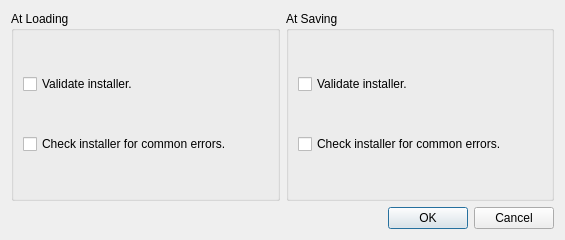
<?xml version="1.0" encoding="UTF-8"?>
<ui version="4.0">
 <class>Dialog</class>
 <widget class="QDialog" name="Dialog">
  <property name="geometry">
   <rect>
    <x>0</x>
    <y>0</y>
    <width>565</width>
    <height>240</height>
   </rect>
  </property>
  <property name="windowTitle">
   <string>Settings</string>
  </property>
  <layout class="QVBoxLayout" name="verticalLayout">
   <item>
    <layout class="QHBoxLayout" name="horizontalLayout">
     <item>
      <widget class="QGroupBox" name="groupBox">
       <property name="title">
        <string>At Loading</string>
       </property>
       <layout class="QVBoxLayout" name="verticalLayout_2">
        <item>
         <widget class="QCheckBox" name="check_valid_load">
          <property name="text">
           <string>Validate installer.</string>
          </property>
          <property name="checked">
           <bool>false</bool>
          </property>
         </widget>
        </item>
        <item>
         <widget class="QCheckBox" name="check_warn_load">
          <property name="text">
           <string>Check installer for common errors.</string>
          </property>
          <property name="checked">
           <bool>false</bool>
          </property>
         </widget>
        </item>
       </layout>
      </widget>
     </item>
     <item>
      <widget class="QGroupBox" name="groupBox_2">
       <property name="title">
        <string>At Saving</string>
       </property>
       <layout class="QVBoxLayout" name="verticalLayout_4">
        <item>
         <widget class="QCheckBox" name="check_valid_save">
          <property name="text">
           <string>Validate installer.</string>
          </property>
          <property name="checked">
           <bool>false</bool>
          </property>
         </widget>
        </item>
        <item>
         <widget class="QCheckBox" name="check_warn_save">
          <property name="text">
           <string>Check installer for common errors.</string>
          </property>
          <property name="checked">
           <bool>false</bool>
          </property>
         </widget>
        </item>
       </layout>
      </widget>
     </item>
    </layout>
   </item>
   <item>
    <widget class="QDialogButtonBox" name="buttonBox">
     <property name="standardButtons">
      <set>QDialogButtonBox::Cancel|QDialogButtonBox::Ok</set>
     </property>
    </widget>
   </item>
  </layout>
 </widget>
 <resources/>
 <connections/>
</ui>
